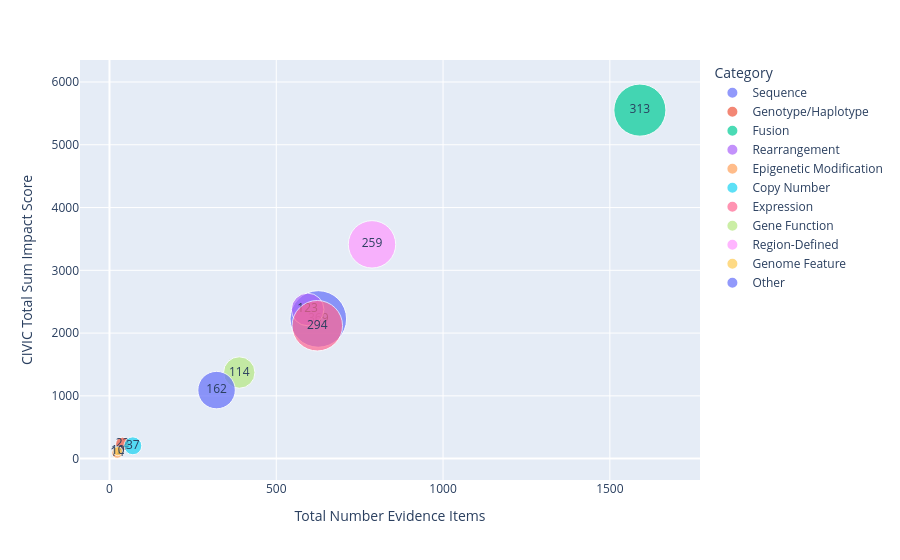

Notebook code cell kept with this figure:
### Markdown cell above
The scatter plot below shows the relationship between the Not Supported variant sub category impact score and the number of evidence items associated with variants in each sub category. Additionally, the sizes of the data point represent the number of variants in each sub category.

### Code cell
fig2 = px.scatter(
    data_frame=not_supported_variant_impact_df,
    x="Total Number Evidence Items",
    y="CIVIC Total Sum Impact Score",
    size="Total Number Variants",
    size_max=40,
    text="Total Number Variants",
    color="Category",
    hover_data="% Accepted Evidence Items",
)
fig2.show()

### Figure 1 — Plotly figure (JSON) as saved in the notebook; plotly's stock layout.template omitted (floating-point values rounded to 4 significant figures)
{"data": [{"customdata": [["44.57%"]], "hovertemplate": "Category=Sequence<br>Total Number Evidence Items=%{x}<br>CIVIC Total Sum Impact Score=%{y}<br>Total Number Variants=%{text}<br>% Accepted Evidence Items=%{customdata[0]}<extra></extra>", "legendgroup": "Sequence", "marker": {"color": "#636efa", "size": [369], "sizemode": "area", "sizeref": 0.2306, "symbol": "circle"}, "mode": "markers+text", "name": "Sequence", "orientation": "v", "showlegend": true, "text": [369.0], "type": "scatter", "x": [626], "xaxis": "x", "y": [2225.0], "yaxis": "y"}, {"customdata": [["48.72%"]], "hovertemplate": "Category=Genotype/Haplotype<br>Total Number Evidence Items=%{x}<br>CIVIC Total Sum Impact Score=%{y}<br>Total Number Variants=%{text}<br>% Accepted Evidence Items=%{customdata[0]}<extra></extra>", "legendgroup": "Genotype/Haplotype", "marker": {"color": "#EF553B", "size": [22], "sizemode": "area", "sizeref": 0.2306, "symbol": "circle"}, "mode": "markers+text", "name": "Genotype/Haplotype", "orientation": "v", "showlegend": true, "text": [22.0], "type": "scatter", "x": [39], "xaxis": "x", "y": [232.0], "yaxis": "y"}, {"customdata": [["64.65%"]], "hovertemplate": "Category=Fusion<br>Total Number Evidence Items=%{x}<br>CIVIC Total Sum Impact Score=%{y}<br>Total Number Variants=%{text}<br>% Accepted Evidence Items=%{customdata[0]}<extra></extra>", "legendgroup": "Fusion", "marker": {"color": "#00cc96", "size": [313], "sizemode": "area", "sizeref": 0.2306, "symbol": "circle"}, "mode": "markers+text", "name": "Fusion", "orientation": "v", "showlegend": true, "text": [313.0], "type": "scatter", "x": [1590], "xaxis": "x", "y": [5552.0], "yaxis": "y"}, {"customdata": [["40.07%"]], "hovertemplate": "Category=Rearrangement<br>Total Number Evidence Items=%{x}<br>CIVIC Total Sum Impact Score=%{y}<br>Total Number Variants=%{text}<br>% Accepted Evidence Items=%{customdata[0]}<extra></extra>", "legendgroup": "Rearrangement", "marker": {"color": "#ab63fa", "size": [123], "sizemode": "area", "sizeref": 0.2306, "symbol": "circle"}, "mode": "markers+text", "name": "Rearrangement", "orientation": "v", "showlegend": true, "text": [123.0], "type": "scatter", "x": [594], "xaxis": "x", "y": [2376.0], "yaxis": "y"}, {"customdata": [["95.65%"]], "hovertemplate": "Category=Epigenetic Modification<br>Total Number Evidence Items=%{x}<br>CIVIC Total Sum Impact Score=%{y}<br>Total Number Variants=%{text}<br>% Accepted Evidence Items=%{customdata[0]}<extra></extra>", "legendgroup": "Epigenetic Modification", "marker": {"color": "#FFA15A", "size": [14], "sizemode": "area", "sizeref": 0.2306, "symbol": "circle"}, "mode": "markers+text", "name": "Epigenetic Modification", "orientation": "v", "showlegend": true, "text": [14.0], "type": "scatter", "x": [23], "xaxis": "x", "y": [92.0], "yaxis": "y"}, {"customdata": [["40.00%"]], "hovertemplate": "Category=Copy Number<br>Total Number Evidence Items=%{x}<br>CIVIC Total Sum Impact Score=%{y}<br>Total Number Variants=%{text}<br>% Accepted Evidence Items=%{customdata[0]}<extra></extra>", "legendgroup": "Copy Number", "marker": {"color": "#19d3f3", "size": [37], "sizemode": "area", "sizeref": 0.2306, "symbol": "circle"}, "mode": "markers+text", "name": "Copy Number", "orientation": "v", "showlegend": true, "text": [37.0], "type": "scatter", "x": [70], "xaxis": "x", "y": [204.0], "yaxis": "y"}, {"customdata": [["55.38%"]], "hovertemplate": "Category=Expression<br>Total Number Evidence Items=%{x}<br>CIVIC Total Sum Impact Score=%{y}<br>Total Number Variants=%{text}<br>% Accepted Evidence Items=%{customdata[0]}<extra></extra>", "legendgroup": "Expression", "marker": {"color": "#FF6692", "size": [294], "sizemode": "area", "sizeref": 0.2306, "symbol": "circle"}, "mode": "markers+text", "name": "Expression", "orientation": "v", "showlegend": true, "text": [294.0], "type": "scatter", "x": [623], "xaxis": "x", "y": [2117.0], "yaxis": "y"}, {"customdata": [["43.96%"]], "hovertemplate": "Category=Gene Function<br>Total Number Evidence Items=%{x}<br>CIVIC Total Sum Impact Score=%{y}<br>Total Number Variants=%{text}<br>% Accepted Evidence Items=%{customdata[0]}<extra></extra>", "legendgroup": "Gene Function", "marker": {"color": "#B6E880", "size": [114], "sizemode": "area", "sizeref": 0.2306, "symbol": "circle"}, "mode": "markers+text", "name": "Gene Function", "orientation": "v", "showlegend": true, "text": [114.0], "type": "scatter", "x": [389], "xaxis": "x", "y": [1372.0], "yaxis": "y"}, {"customdata": [["58.58%"]], "hovertemplate": "Category=Region-Defined<br>Total Number Evidence Items=%{x}<br>CIVIC Total Sum Impact Score=%{y}<br>Total Number Variants=%{text}<br>% Accepted Evidence Items=%{customdata[0]}<extra></extra>", "legendgroup": "Region-Defined", "marker": {"color": "#FF97FF", "size": [259], "sizemode": "area", "sizeref": 0.2306, "symbol": "circle"}, "mode": "markers+text", "name": "Region-Defined", "orientation": "v", "showlegend": true, "text": [259.0], "type": "scatter", "x": [787], "xaxis": "x", "y": [3414.0], "yaxis": "y"}, {"customdata": [["20.00%"]], "hovertemplate": "Category=Genome Feature<br>Total Number Evidence Items=%{x}<br>CIVIC Total Sum Impact Score=%{y}<br>Total Number Variants=%{text}<br>% Accepted Evidence Items=%{customdata[0]}<extra></extra>", "legendgroup": "Genome Feature", "marker": {"color": "#FECB52", "size": [10], "sizemode": "area", "sizeref": 0.2306, "symbol": "circle"}, "mode": "markers+text", "name": "Genome Feature", "orientation": "v", "showlegend": true, "text": [10.0], "type": "scatter", "x": [25], "xaxis": "x", "y": [120.0], "yaxis": "y"}, {"customdata": [["23.68%"]], "hovertemplate": "Category=Other<br>Total Number Evidence Items=%{x}<br>CIVIC Total Sum Impact Score=%{y}<br>Total Number Variants=%{text}<br>% Accepted Evidence Items=%{customdata[0]}<extra></extra>", "legendgroup": "Other", "marker": {"color": "#636efa", "size": [162], "sizemode": "area", "sizeref": 0.2306, "symbol": "circle"}, "mode": "markers+text", "name": "Other", "orientation": "v", "showlegend": true, "text": [162.0], "type": "scatter", "x": [321], "xaxis": "x", "y": [1092.0], "yaxis": "y"}], "layout": {"legend": {"itemsizing": "constant", "title": {"text": "Category"}, "tracegroupgap": 0}, "margin": {"t": 60}, "xaxis": {"anchor": "y", "domain": [0, 1], "title": {"text": "Total Number Evidence Items"}}, "yaxis": {"anchor": "x", "domain": [0, 1], "title": {"text": "CIVIC Total Sum Impact Score"}}}}
